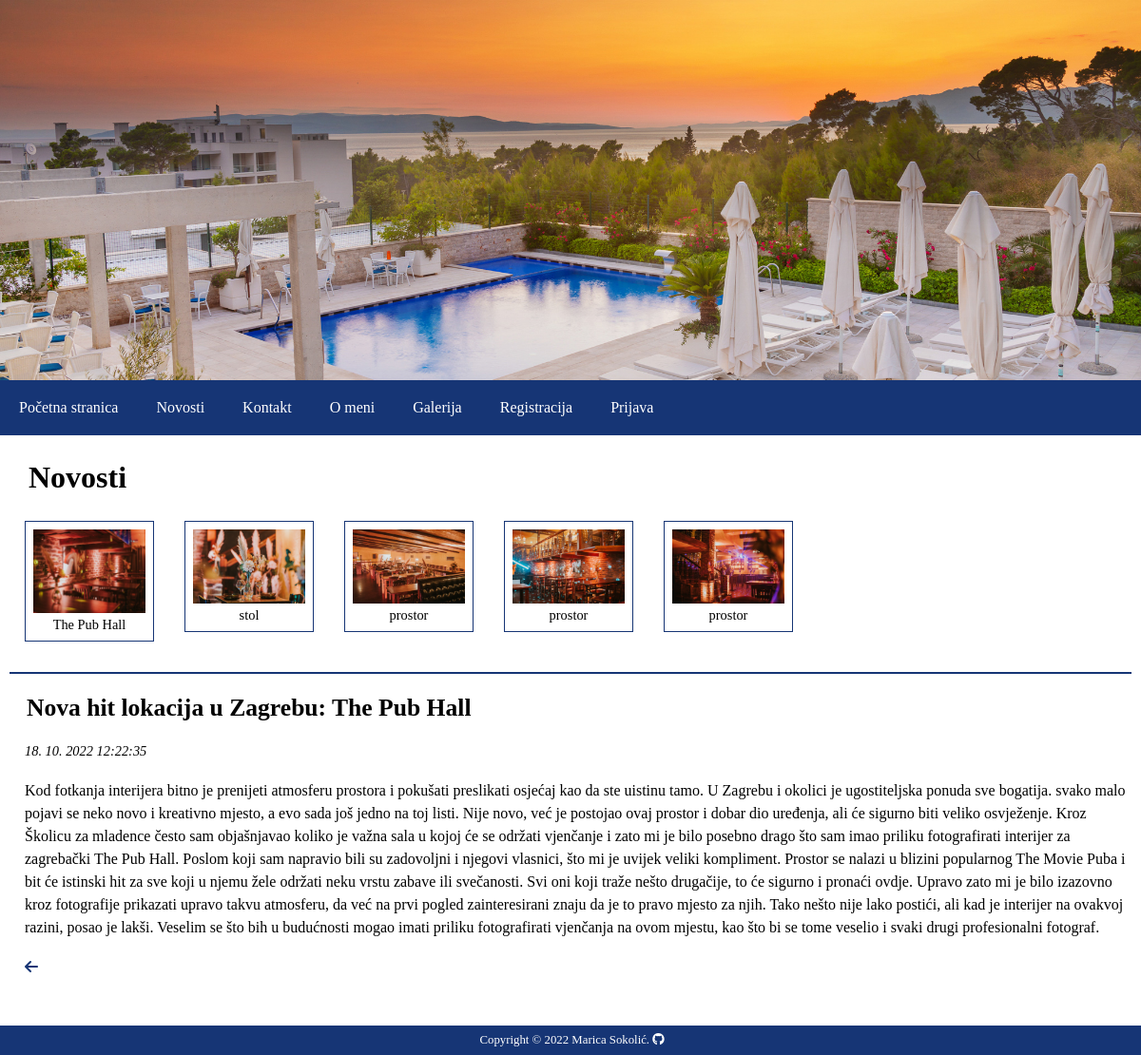
Screenshot of /index.php?menu=2&action=1 with the database file from the repository.
### tables this page shows
CREATE TABLE slike (
	id INT(11) NOT NULL AUTO_INCREMENT PRIMARY KEY,
	naziv VARCHAR(255) NOT NULL,
	opis VARCHAR(255) NOT NULL,
	id_novosti INT(11) NOT NULL,
	KEY fk_slike_novosti(id_novosti), 
	CONSTRAINT fk_slike_novosti FOREIGN KEY (id_novosti)
	REFERENCES novosti(id) ON DELETE NO ACTION ON UPDATE NO ACTION
);

CREATE TABLE novosti (
  id INT(11) NOT NULL AUTO_INCREMENT PRIMARY KEY,
  naslov VARCHAR(255) NOT NULL,
  opis TEXT NOT NULL,
  datum TIMESTAMP NOT NULL DEFAULT CURRENT_TIMESTAMP ON UPDATE CURRENT_TIMESTAMP,
  arhiva ENUM('Y','N') NOT NULL,
  odobreno ENUM('Y','N') NOT NULL DEFAULT 'Y'
);

### functions.php (called while the page is built, shortened)
<?php
	function pickerDateToMysql($pickerDate){
		$date = DateTime::createFromFormat('Y-m-d H:i:s', $pickerDate);
		return $date->format('d. m. Y H:i:s');
	}
?>

### novosti.php (the view, shortened to what this page needs)
<?php
	if (isset($action) && $action != '') {
		$query  = "SELECT * FROM novosti";
		$query .= " WHERE id = " . $_GET['action'];
		$result = @mysqli_query($MySQL, $query);
		$row = @mysqli_fetch_array($result);
        $query2  = "SELECT * FROM slike";
        $query2 .= " WHERE id_novosti = " . $row['id'];
        $result2 = @mysqli_query($MySQL, $query2);
			print '
                <script>
                    let main = Array.from(document.getElementsByTagName("main"))[0];
                    main.className = "novost";
                </script>
                <h1>Novosti</h1>
                <div id="galerija">';
                while($row2 = @mysqli_fetch_array($result2)){
                print '
                    <figure>
                        <img src="img/novosti/' . $row2['naziv'] . '" alt="' . $row2['opis'] . '" title="' . $row2['opis'] . '">
                        <figcaption>' . $row2['opis'] . '</figcaption>
                    </figure>';
                }
            print '
                </div>
                <hr/>
                <div class="novosti">
                    <h2>' . $row['naslov'] . '</h2>
                    <p><time datetime="' . $row['datum'] . '">' . pickerDateToMysql($row['datum']) . '</time></p>
                    <p>'  . $row['opis'] . '</p>
                    <p><a href="index.php?menu=2"><i class="fa-solid fa-arrow-left"></i></a></p>
                </div>';
	}
?>

### style2.css (style rules this page uses)
body, html { font-family: "Clash Grotesk"; margin: 0; font-size: 1em; }
main h1 { padding: 5px 20px; font-size: 2em; }
main p { line-height: 1.5em; margin: 1.4em; }
.novosti a i { color: rgb(22, 53, 117); text-decoration: none; }
.novosti a { color: rgb(22, 53, 117); text-decoration: none; }
.novosti h2 { font-size: 1.6em; margin-bottom: 15px; margin-left: 0.7em; }
.novosti p { margin: 18px 5px; }
.novosti time { font-style: italic; font-size: 0.9em; }
.novosti { margin-bottom: 5em; }
#galerija figure { float: left; width: 10%; border: 1px solid rgb(22, 53, 117); margin: 0 1em 2em 1em; padding: 0.5em; }
#galerija figcaption { font-size: 0.9em; text-align: center; }
#galerija img { width: 100%; }
.novost hr { clear: both; height: 1.5px; border: 0; background-color: rgb(22, 53, 117); }
main h2, main h3, main h4, .novost .novosti p { margin-left: 1em; }

### rows the page displays
slike: naziv (picture), opis "The Pub Hall"
slike: naziv (picture), opis "stol"
slike: naziv (picture), opis "prostor"
slike: naziv (picture), opis "prostor"
slike: naziv (picture), opis "prostor"
novosti: naslov "Nova hit lokacija u Zagrebu: The Pub Hall", datum "18. 10. 2022 12:22:35", opis "Kod fotkanja interijera bitno je prenijeti atmosferu prostora i pokušati preslikati osjećaj kao da ste uistinu tamo. U Zagrebu i okolici je ugostiteljska ponuda sve bogatija. svako malo pojavi se neko novo i kreativno mjesto, a evo sada još jedno na toj listi. Nije novo, već je postojao ovaj prostor i dobar dio uređenja, ali će sigurno biti veliko osvježenje. Kroz Školicu za mladence često sam objašnjavao koliko je važna sala u kojoj će se održati vjenčanje i zato mi je bilo posebno drago što sam imao priliku fotografirati interijer za zagrebački The Pub Hall. Poslom koji sam napravio bili su zadovoljni i njegovi vlasnici, što mi je uvijek veliki kompliment. Prostor se nalazi u blizini…"
